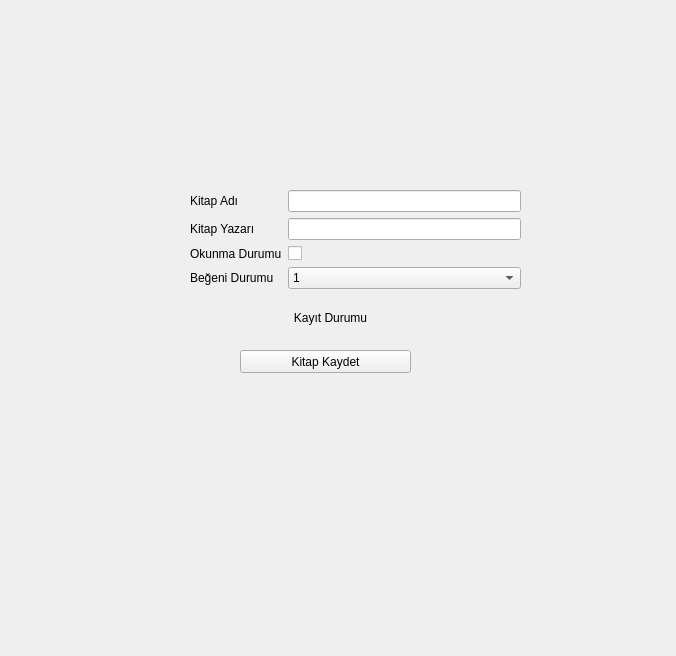
<?xml version="1.0" encoding="UTF-8"?>
<ui version="4.0">
 <class>KitapEkleForm</class>
 <widget class="QWidget" name="KitapEkleForm">
  <property name="geometry">
   <rect>
    <x>0</x>
    <y>0</y>
    <width>676</width>
    <height>656</height>
   </rect>
  </property>
  <property name="windowTitle">
   <string>Form</string>
  </property>
  <widget class="QWidget" name="formLayoutWidget">
   <property name="geometry">
    <rect>
     <x>190</x>
     <y>190</y>
     <width>331</width>
     <height>101</height>
    </rect>
   </property>
   <layout class="QFormLayout" name="formLayout">
    <item row="0" column="0">
     <widget class="QLabel" name="kitapAdiLabel">
      <property name="text">
       <string>Kitap Adı</string>
      </property>
     </widget>
    </item>
    <item row="0" column="1">
     <widget class="QLineEdit" name="kitapAdiLineEdit"/>
    </item>
    <item row="1" column="0">
     <widget class="QLabel" name="kitapYazariLabel">
      <property name="text">
       <string>Kitap Yazarı</string>
      </property>
     </widget>
    </item>
    <item row="1" column="1">
     <widget class="QLineEdit" name="kitapYazariLineEdit"/>
    </item>
    <item row="2" column="0">
     <widget class="QLabel" name="okunmaDurumuLabel">
      <property name="text">
       <string>Okunma Durumu</string>
      </property>
     </widget>
    </item>
    <item row="2" column="1">
     <widget class="QCheckBox" name="okunmaDurumuCheckBox"/>
    </item>
    <item row="3" column="0">
     <widget class="QLabel" name="begeniDurumuLabel">
      <property name="text">
       <string>Beğeni Durumu</string>
      </property>
     </widget>
    </item>
    <item row="3" column="1">
     <widget class="QComboBox" name="begeniDurumuLineEdit">
      <item>
       <property name="text">
        <string>1</string>
       </property>
      </item>
      <item>
       <property name="text">
        <string>2</string>
       </property>
      </item>
      <item>
       <property name="text">
        <string>3</string>
       </property>
      </item>
      <item>
       <property name="text">
        <string>4</string>
       </property>
      </item>
      <item>
       <property name="text">
        <string>5</string>
       </property>
      </item>
     </widget>
    </item>
   </layout>
  </widget>
  <widget class="QLabel" name="kayitDurumuLabel">
   <property name="geometry">
    <rect>
     <x>280</x>
     <y>310</y>
     <width>101</width>
     <height>16</height>
    </rect>
   </property>
   <property name="text">
    <string>Kayıt Durumu</string>
   </property>
   <property name="alignment">
    <set>Qt::AlignCenter</set>
   </property>
  </widget>
  <widget class="QPushButton" name="kayitButonu">
   <property name="geometry">
    <rect>
     <x>240</x>
     <y>350</y>
     <width>171</width>
     <height>23</height>
    </rect>
   </property>
   <property name="text">
    <string>Kitap Kaydet</string>
   </property>
  </widget>
 </widget>
 <resources/>
 <connections/>
</ui>
